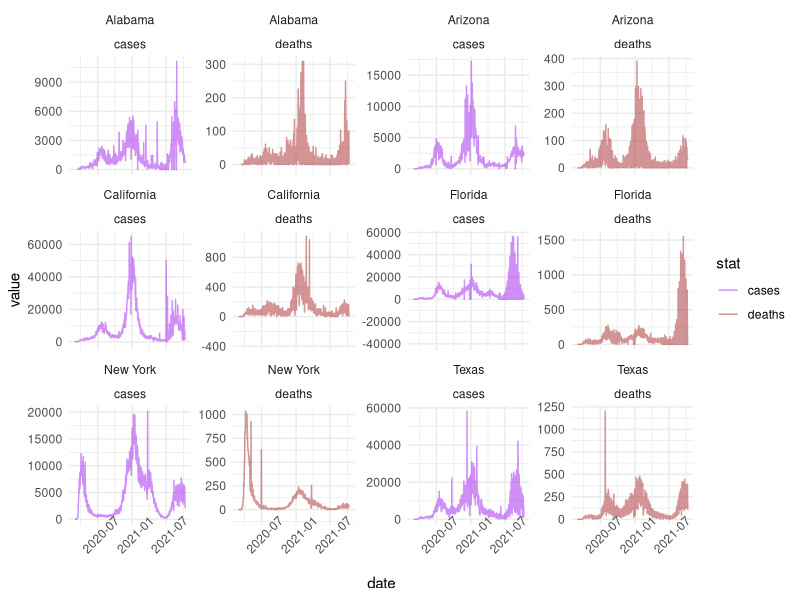

Recreate this plot in R.
## ---- chunk 1
knitr::opts_chunk$set(eval = TRUE)
## ---- chunk 2
library(reshape2)
library(tidyverse)
library(lubridate)
## ---- chunk 3
# replace with link to data on web
cases = read_csv('data/us-states.csv')
## ---- chunk 4
sub_counties = filter(cases, state %in% c("Alabama", "Arizona", 'California', 'Florida', 'New York', 'Texas'), date >= as.Date('2020-03-01'))
sub_county_long = pivot_longer(sub_counties, c(cases, deaths), names_to = 'stat')
plt = ggplot(sub_county_long, aes(x = date, y = value, color = stat)) + 
  geom_line(alpha = .5, position = 'stack') + facet_wrap(~state+stat, scales = 'free_y') + theme_minimal() +
  scale_color_manual(values = c('purple', 'brown')) + theme(axis.text.x = element_text(angle = 45))
plt
## ---- chunk 5
row_var = function(matrix, na.rm = FALSE){
  apply(matrix, 1, var, na.rm = na.rm)
}
